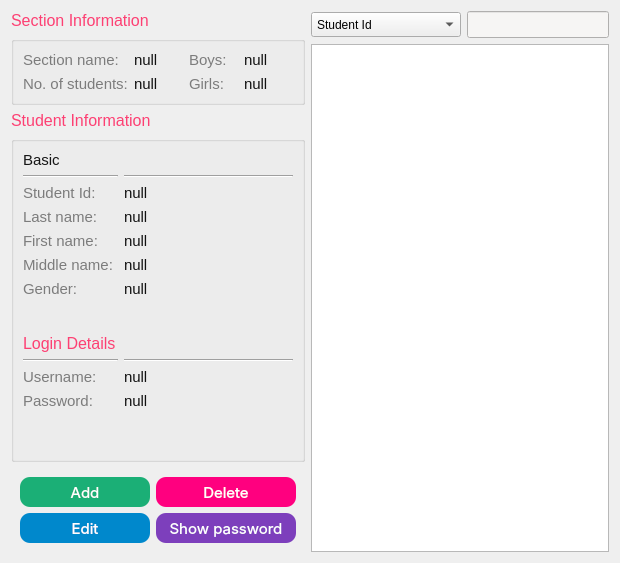
      <widget class="QWidget" name="pageClassList">
       <layout class="QHBoxLayout" name="horizontalLayout_15">
        <item>
         <layout class="QVBoxLayout" name="verticalLayout_3">
          <item>
           <widget class="QLabel" name="label_16">
            <property name="font">
             <font>
              <pointsize>12</pointsize>
             </font>
            </property>
            <property name="styleSheet">
             <string notr="true">background-color: transparent; color: rgb(253, 64, 115);</string>
            </property>
            <property name="text">
             <string>Section Information</string>
            </property>
           </widget>
          </item>
          <item>
           <widget class="QGroupBox" name="groupBox_3">
            <property name="maximumSize">
             <size>
              <width>16777215</width>
              <height>100</height>
             </size>
            </property>
            <property name="font">
             <font>
              <family>Ubuntu</family>
              <pointsize>11</pointsize>
             </font>
            </property>
            <property name="styleSheet">
             <string notr="true"/>
            </property>
            <property name="title">
             <string/>
            </property>
            <property name="class" stdset="0">
             <string>grp-class-list</string>
            </property>
            <layout class="QGridLayout" name="gridLayout_5">
             <item row="3" column="1">
              <widget class="QLabel" name="label_sectionName">
               <property name="maximumSize">
                <size>
                 <width>16777215</width>
                 <height>20</height>
                </size>
               </property>
               <property name="font">
                <font>
                 <pointsize>11</pointsize>
                </font>
               </property>
               <property name="styleSheet">
                <string notr="true">color: rgb(18, 18, 18); background-color: transparent;</string>
               </property>
               <property name="text">
                <string>null</string>
               </property>
              </widget>
             </item>
             <item row="4" column="1">
              <widget class="QLabel" name="label_studentCount">
               <property name="maximumSize">
                <size>
                 <width>16777215</width>
                 <height>20</height>
                </size>
               </property>
               <property name="font">
                <font>
                 <pointsize>11</pointsize>
                </font>
               </property>
               <property name="styleSheet">
                <string notr="true">color: rgb(18, 18, 18); background-color: transparent;</string>
               </property>
               <property name="text">
                <string>null</string>
               </property>
              </widget>
             </item>
             <item row="3" column="2">
              <widget class="QLabel" name="label_34">
               <property name="maximumSize">
                <size>
                 <width>16777215</width>
                 <height>20</height>
                </size>
               </property>
               <property name="font">
                <font>
                 <pointsize>11</pointsize>
                </font>
               </property>
               <property name="styleSheet">
                <string notr="true">color: rgb(124, 124, 124); background-color: transparent;</string>
               </property>
               <property name="text">
                <string>Boys:</string>
               </property>
               <property name="class" stdset="0">
                <string>label-header</string>
               </property>
              </widget>
             </item>
             <item row="3" column="0">
              <widget class="QLabel" name="label_31">
               <property name="maximumSize">
                <size>
                 <width>16777215</width>
                 <height>20</height>
                </size>
               </property>
               <property name="font">
                <font>
                 <pointsize>11</pointsize>
                </font>
               </property>
               <property name="styleSheet">
                <string notr="true">color: rgb(124, 124, 124); background-color: transparent;</string>
               </property>
               <property name="text">
                <string>Section name:</string>
               </property>
               <property name="class" stdset="0">
                <string>label-header</string>
               </property>
              </widget>
             </item>
             <item row="4" column="2">
              <widget class="QLabel" name="label_28">
               <property name="maximumSize">
                <size>
                 <width>16777215</width>
                 <height>20</height>
                </size>
               </property>
               <property name="font">
                <font>
                 <pointsize>11</pointsize>
                </font>
               </property>
               <property name="styleSheet">
                <string notr="true">color: rgb(124, 124, 124); background-color: transparent;</string>
               </property>
               <property name="text">
                <string>Girls:</string>
               </property>
               <property name="class" stdset="0">
                <string>label-header</string>
               </property>
              </widget>
             </item>
             <item row="4" column="3">
              <widget class="QLabel" name="label_girlCount">
               <property name="maximumSize">
                <size>
                 <width>16777215</width>
                 <height>20</height>
                </size>
               </property>
               <property name="font">
                <font>
                 <pointsize>11</pointsize>
                </font>
               </property>
               <property name="styleSheet">
                <string notr="true">color: rgb(18, 18, 18); background-color: transparent;</string>
               </property>
               <property name="text">
                <string>null</string>
               </property>
              </widget>
             </item>
             <item row="4" column="0">
              <widget class="QLabel" name="label_33">
               <property name="maximumSize">
                <size>
                 <width>16777215</width>
                 <height>20</height>
                </size>
               </property>
               <property name="font">
                <font>
                 <pointsize>11</pointsize>
                </font>
               </property>
               <property name="styleSheet">
                <string notr="true">color: rgb(124, 124, 124); background-color: transparent;</string>
               </property>
               <property name="text">
                <string>No. of students:</string>
               </property>
               <property name="class" stdset="0">
                <string>label-header</string>
               </property>
              </widget>
             </item>
             <item row="3" column="3">
              <widget class="QLabel" name="label_boyCount">
               <property name="maximumSize">
                <size>
                 <width>16777215</width>
                 <height>20</height>
                </size>
               </property>
               <property name="font">
                <font>
                 <pointsize>11</pointsize>
                </font>
               </property>
               <property name="styleSheet">
                <string notr="true">color: rgb(18, 18, 18); background-color: transparent;</string>
               </property>
               <property name="text">
                <string>null</string>
               </property>
              </widget>
             </item>
            </layout>
           </widget>
          </item>
          <item>
           <widget class="QLabel" name="label_17">
            <property name="font">
             <font>
              <pointsize>12</pointsize>
             </font>
            </property>
            <property name="styleSheet">
             <string notr="true">background-color: transparent; color: rgb(253, 64, 115);</string>
            </property>
            <property name="text">
             <string>Student Information</string>
            </property>
           </widget>
          </item>
          <item>
           <widget class="QGroupBox" name="groupBox_4">
            <property name="font">
             <font>
              <family>Ubuntu</family>
              <pointsize>11</pointsize>
             </font>
            </property>
            <property name="styleSheet">
             <string notr="true"/>
            </property>
            <property name="title">
             <string/>
            </property>
            <layout class="QGridLayout" name="gridLayout_6">
             <item row="3" column="0">
              <widget class="QLabel" name="label_43">
               <property name="maximumSize">
                <size>
                 <width>95</width>
                 <height>20</height>
                </size>
               </property>
               <property name="font">
                <font>
                 <pointsize>11</pointsize>
                </font>
               </property>
               <property name="styleSheet">
                <string notr="true">color: rgb(124, 124, 124); background-color: transparent;</string>
               </property>
               <property name="text">
                <string>Student Id:</string>
               </property>
               <property name="class" stdset="0">
                <string>label-header</string>
               </property>
              </widget>
             </item>
             <item row="5" column="0">
              <widget class="QLabel" name="label_38">
               <property name="maximumSize">
                <size>
                 <width>95</width>
                 <height>20</height>
                </size>
               </property>
               <property name="font">
                <font>
                 <pointsize>11</pointsize>
                </font>
               </property>
               <property name="styleSheet">
                <string notr="true">color: rgb(124, 124, 124); background-color: transparent;</string>
               </property>
               <property name="text">
                <string>First name:</string>
               </property>
               <property name="class" stdset="0">
                <string>label-header</string>
               </property>
              </widget>
             </item>
             <item row="11" column="1">
              <widget class="Line" name="line_10">
               <property name="orientation">
                <enum>Qt::Horizontal</enum>
               </property>
              </widget>
             </item>
             <item row="6" column="0">
              <widget class="QLabel" name="label_41">
               <property name="maximumSize">
                <size>
                 <width>95</width>
                 <height>20</height>
                </size>
               </property>
               <property name="font">
                <font>
                 <pointsize>11</pointsize>
                </font>
               </property>
               <property name="styleSheet">
                <string notr="true">color: rgb(124, 124, 124); background-color: transparent;</string>
               </property>
               <property name="text">
                <string>Middle name:</string>
               </property>
               <property name="class" stdset="0">
                <string>label-header</string>
               </property>
              </widget>
             </item>
             <item row="12" column="1">
              <widget class="QLabel" name="label_studentUsername">
               <property name="maximumSize">
                <size>
                 <width>16777215</width>
                 <height>20</height>
                </size>
               </property>
               <property name="font">
                <font>
                 <pointsize>11</pointsize>
                </font>
               </property>
               <property name="styleSheet">
                <string notr="true">color: rgb(18, 18, 18); background-color: transparent;</string>
               </property>
               <property name="text">
                <string>null</string>
               </property>
              </widget>
             </item>
             <item row="6" column="1">
              <widget class="QLabel" name="label_studentMiddleName">
               <property name="maximumSize">
                <size>
                 <width>16777215</width>
                 <height>20</height>
                </size>
               </property>
               <property name="font">
                <font>
                 <pointsize>11</pointsize>
                </font>
               </property>
               <property name="styleSheet">
                <string notr="true">color: rgb(18, 18, 18); background-color: transparent;</string>
               </property>
               <property name="text">
                <string>null</string>
               </property>
              </widget>
             </item>
             <item row="13" column="1">
              <widget class="QLabel" name="label_studentPassword">
               <property name="maximumSize">
                <size>
                 <width>16777215</width>
                 <height>20</height>
                </size>
               </property>
               <property name="font">
                <font>
                 <pointsize>11</pointsize>
                </font>
               </property>
               <property name="styleSheet">
                <string notr="true">color: rgb(18, 18, 18); background-color: transparent;</string>
               </property>
               <property name="text">
                <string>null</string>
               </property>
              </widget>
             </item>
             <item row="10" column="0" colspan="2">
              <widget class="QLabel" name="label_50">
               <property name="maximumSize">
                <size>
                 <width>16777215</width>
                 <height>20</height>
                </size>
               </property>
               <property name="font">
                <font>
                 <pointsize>12</pointsize>
                </font>
               </property>
               <property name="styleSheet">
                <string notr="true">background-color: transparent; color: rgb(253, 64, 115);</string>
               </property>
               <property name="text">
                <string>Login Details</string>
               </property>
              </widget>
             </item>
             <item row="8" column="0">
              <widget class="QLabel" name="label_37">
               <property name="maximumSize">
                <size>
                 <width>95</width>
                 <height>20</height>
                </size>
               </property>
               <property name="font">
                <font>
                 <pointsize>11</pointsize>
                </font>
               </property>
               <property name="styleSheet">
                <string notr="true">color: rgb(124, 124, 124); background-color: transparent;</string>
               </property>
               <property name="text">
                <string>Gender:</string>
               </property>
               <property name="class" stdset="0">
                <string>label-header</string>
               </property>
              </widget>
             </item>
             <item row="11" column="0">
              <widget class="Line" name="line_9">
               <property name="orientation">
                <enum>Qt::Horizontal</enum>
               </property>
              </widget>
             </item>
             <item row="1" column="0" colspan="2">
              <widget class="QLabel" name="label_49">
               <property name="maximumSize">
                <size>
                 <width>16777215</width>
                 <height>20</height>
                </size>
               </property>
               <property name="font">
                <font>
                 <pointsize>11</pointsize>
                </font>
               </property>
               <property name="styleSheet">
                <string notr="true">color: rgb(22, 22, 22);</string>
               </property>
               <property name="text">
                <string>Basic</string>
               </property>
              </widget>
             </item>
             <item row="4" column="1">
              <widget class="QLabel" name="label_studentLastName">
               <property name="maximumSize">
                <size>
                 <width>16777215</width>
                 <height>20</height>
                </size>
               </property>
               <property name="font">
                <font>
                 <pointsize>11</pointsize>
                </font>
               </property>
               <property name="styleSheet">
                <string notr="true">color: rgb(18, 18, 18); background-color: transparent;</string>
               </property>
               <property name="text">
                <string>null</string>
               </property>
              </widget>
             </item>
             <item row="8" column="1">
              <widget class="QLabel" name="label_studentGender">
               <property name="maximumSize">
                <size>
                 <width>16777215</width>
                 <height>20</height>
                </size>
               </property>
               <property name="font">
                <font>
                 <pointsize>11</pointsize>
                </font>
               </property>
               <property name="styleSheet">
                <string notr="true">color: rgb(18, 18, 18); background-color: transparent;</string>
               </property>
               <property name="text">
                <string>null</string>
               </property>
              </widget>
             </item>
             <item row="2" column="0">
              <widget class="Line" name="line_8">
               <property name="orientation">
                <enum>Qt::Horizontal</enum>
               </property>
              </widget>
             </item>
             <item row="12" column="0">
              <widget class="QLabel" name="label_45">
               <property name="maximumSize">
                <size>
                 <width>95</width>
                 <height>20</height>
                </size>
               </property>
               <property name="font">
                <font>
                 <pointsize>11</pointsize>
                </font>
               </property>
               <property name="styleSheet">
                <string notr="true">color: rgb(124, 124, 124); background-color: transparent;</string>
               </property>
               <property name="text">
                <string>Username:</string>
               </property>
               <property name="class" stdset="0">
                <string>label-header</string>
               </property>
              </widget>
             </item>
             <item row="4" column="0">
              <widget class="QLabel" name="label_36">
               <property name="maximumSize">
                <size>
                 <width>95</width>
                 <height>20</height>
                </size>
               </property>
               <property name="font">
                <font>
                 <pointsize>11</pointsize>
                </font>
               </property>
               <property name="styleSheet">
                <string notr="true">color: rgb(124, 124, 124); background-color: transparent;</string>
               </property>
               <property name="text">
                <string>Last name:</string>
               </property>
               <property name="class" stdset="0">
                <string>label-header</string>
               </property>
              </widget>
             </item>
             <item row="14" column="0">
              <spacer name="verticalSpacer_7">
               <property name="orientation">
                <enum>Qt::Vertical</enum>
               </property>
               <property name="sizeHint" stdset="0">
                <size>
                 <width>20</width>
                 <height>40</height>
                </size>
               </property>
              </spacer>
             </item>
             <item row="13" column="0">
              <widget class="QLabel" name="label_42">
               <property name="maximumSize">
                <size>
                 <width>95</width>
                 <height>20</height>
                </size>
               </property>
               <property name="font">
                <font>
                 <pointsize>11</pointsize>
                </font>
               </property>
               <property name="styleSheet">
                <string notr="true">color: rgb(124, 124, 124); background-color: transparent;</string>
               </property>
               <property name="text">
                <string>Password:</string>
               </property>
               <property name="class" stdset="0">
                <string>label-header</string>
               </property>
              </widget>
             </item>
             <item row="2" column="1">
              <widget class="Line" name="line_7">
               <property name="orientation">
                <enum>Qt::Horizontal</enum>
               </property>
              </widget>
             </item>
             <item row="9" column="0">
              <spacer name="verticalSpacer_8">
               <property name="orientation">
                <enum>Qt::Vertical</enum>
               </property>
               <property name="sizeType">
                <enum>QSizePolicy::Fixed</enum>
               </property>
               <property name="sizeHint" stdset="0">
                <size>
                 <width>20</width>
                 <height>30</height>
                </size>
               </property>
              </spacer>
             </item>
             <item row="5" column="1">
              <widget class="QLabel" name="label_studentFirstName">
               <property name="maximumSize">
                <size>
                 <width>16777215</width>
                 <height>20</height>
                </size>
               </property>
               <property name="font">
                <font>
                 <pointsize>11</pointsize>
                </font>
               </property>
               <property name="styleSheet">
                <string notr="true">color: rgb(18, 18, 18); background-color: transparent;</string>
               </property>
               <property name="text">
                <string>null</string>
               </property>
              </widget>
             </item>
             <item row="3" column="1">
              <widget class="QLabel" name="label_studentId">
               <property name="maximumSize">
                <size>
                 <width>16777215</width>
                 <height>20</height>
                </size>
               </property>
               <property name="font">
                <font>
                 <pointsize>11</pointsize>
                </font>
               </property>
               <property name="styleSheet">
                <string notr="true">color: rgb(18, 18, 18); background-color: transparent;</string>
               </property>
               <property name="text">
                <string>null</string>
               </property>
              </widget>
             </item>
            </layout>
           </widget>
          </item>
          <item>
           <widget class="QWidget" name="widget_2" native="true">
            <property name="maximumSize">
             <size>
              <width>16777215</width>
              <height>100</height>
             </size>
            </property>
            <layout class="QGridLayout" name="gridLayout_7">
             <item row="1" column="0">
              <widget class="QPushButton" name="btnHomeEdit">
               <property name="minimumSize">
                <size>
                 <width>130</width>
                 <height>30</height>
                </size>
               </property>
               <property name="maximumSize">
                <size>
                 <width>130</width>
                 <height>30</height>
                </size>
               </property>
               <property name="font">
                <font>
                 <family>Inter</family>
                 <pointsize>11</pointsize>
                </font>
               </property>
               <property name="styleSheet">
                <string notr="true">QPushButton {
	border-radius: 10px;
	background: #0088cc;
	color: white;
}

QPushButton:hover {
 	background: #00aaff;
}</string>
               </property>
               <property name="text">
                <string>Edit</string>
               </property>
               <property name="icon">
                <iconset>
                 <normaloff>../Images/edit-60.svg</normaloff>../Images/edit-60.svg</iconset>
               </property>
              </widget>
             </item>
             <item row="1" column="1">
              <widget class="QPushButton" name="btnHomeShowPwd">
               <property name="minimumSize">
                <size>
                 <width>140</width>
                 <height>30</height>
                </size>
               </property>
               <property name="maximumSize">
                <size>
                 <width>130</width>
                 <height>30</height>
                </size>
               </property>
               <property name="font">
                <font>
                 <family>Inter</family>
                 <pointsize>11</pointsize>
                </font>
               </property>
               <property name="styleSheet">
                <string notr="true">QPushButton {
	border-radius: 10px;
	background: #7d3fbc;
	color: white;
}

QPushButton:hover {
 	background: #aa55ff;
}</string>
               </property>
               <property name="text">
                <string>Show password</string>
               </property>
               <property name="icon">
                <iconset>
                 <normaloff>../Images/eye-21.svg</normaloff>../Images/eye-21.svg</iconset>
               </property>
              </widget>
             </item>
             <item row="0" column="0">
              <widget class="QPushButton" name="btnHomeAdd">
               <property name="minimumSize">
                <size>
                 <width>130</width>
                 <height>30</height>
                </size>
               </property>
               <property name="maximumSize">
                <size>
                 <width>130</width>
                 <height>30</height>
                </size>
               </property>
               <property name="font">
                <font>
                 <family>Inter</family>
                 <pointsize>11</pointsize>
                </font>
               </property>
               <property name="styleSheet">
                <string notr="true">QPushButton {
	border-radius: 10px;
	background: #1baf76;
	color: white;
}

QPushButton:hover {
 	background: #19bd4d;
}</string>
               </property>
               <property name="text">
                <string>Add</string>
               </property>
               <property name="icon">
                <iconset>
                 <normaloff>../Images/add-277.svg</normaloff>../Images/add-277.svg</iconset>
               </property>
              </widget>
             </item>
             <item row="0" column="1">
              <widget class="QPushButton" name="btnHomeDelete">
               <property name="minimumSize">
                <size>
                 <width>140</width>
                 <height>30</height>
                </size>
               </property>
               <property name="maximumSize">
                <size>
                 <width>130</width>
                 <height>30</height>
                </size>
               </property>
               <property name="font">
                <font>
                 <family>Inter</family>
                 <pointsize>11</pointsize>
                </font>
               </property>
               <property name="styleSheet">
                <string notr="true">QPushButton {
	border-radius: 10px;
	background: #ff007f;
	color: white;
}

QPushButton:hover {
 	background: #ff557f;
}</string>
               </property>
               <property name="text">
                <string>Delete</string>
               </property>
               <property name="icon">
                <iconset>
                 <normaloff>../Images/recycle-bin-32.svg</normaloff>../Images/recycle-bin-32.svg</iconset>
               </property>
              </widget>
             </item>
            </layout>
           </widget>
          </item>
         </layout>
        </item>
        <item>
         <layout class="QVBoxLayout" name="verticalLayout_6">
          <item>
           <layout class="QHBoxLayout" name="horizontalLayout_3">
            <item>
             <widget class="QComboBox" name="cmb_classList_filter">
              <property name="minimumSize">
               <size>
                <width>150</width>
                <height>25</height>
               </size>
              </property>
              <property name="styleSheet">
               <string notr="true">padding-left: 5px;</string>
              </property>
              <item>
               <property name="text">
                <string>Student Id</string>
               </property>
              </item>
              <item>
               <property name="text">
                <string>First name</string>
               </property>
              </item>
              <item>
               <property name="text">
                <string>Last name</string>
               </property>
              </item>
             </widget>
            </item>
            <item>
             <widget class="QLineEdit" name="txt_classList_search">
              <property name="minimumSize">
               <size>
                <width>0</width>
                <height>25</height>
               </size>
              </property>
              <property name="maximumSize">
               <size>
                <width>16777215</width>
                <height>30</height>
               </size>
              </property>
              <property name="font">
               <font>
                <family>Inter</family>
                <pointsize>11</pointsize>
               </font>
              </property>
              <property name="styleSheet">
               <string notr="true">background-color: rgb(246, 245, 244);</string>
              </property>
             </widget>
            </item>
           </layout>
          </item>
          <item>
           <widget class="QTableView" name="tableView_students">
            <property name="font">
             <font>
              <family>Inter Medium</family>
             </font>
            </property>
           </widget>
          </item>
         </layout>
        </item>
       </layout>
      </widget>
